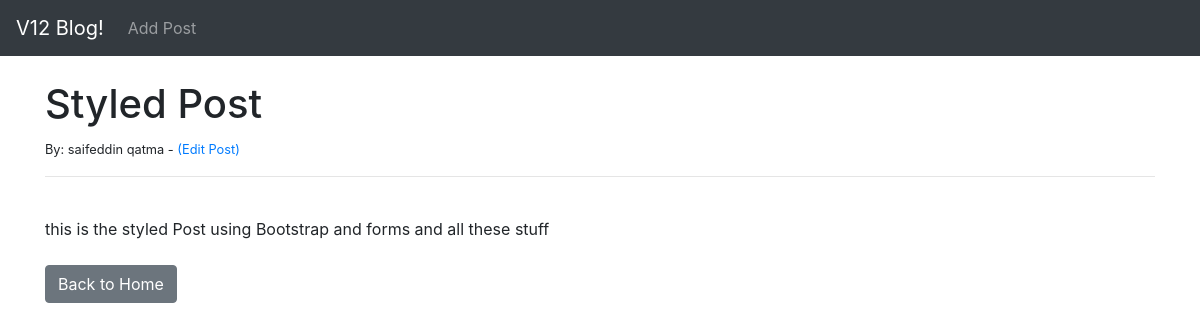
The page /article/7/ on the database as committed earlier.
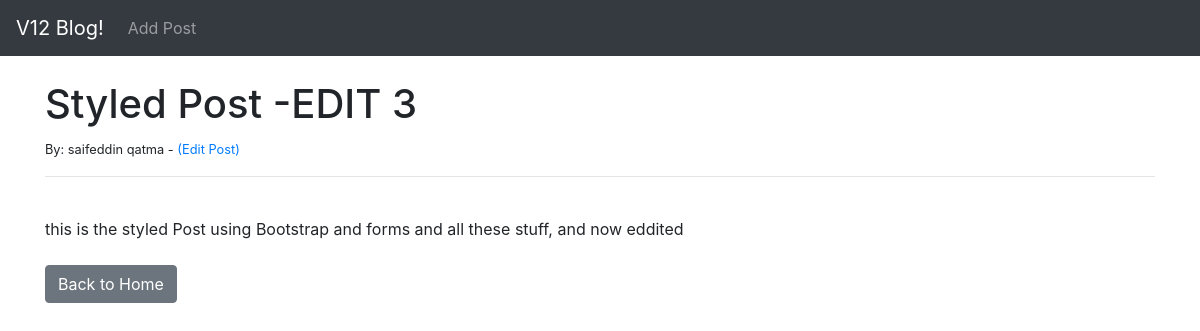
The same page on the database as committed later.
### theblog/models.py (models this page shows, shortened)
class Post(models.Model):
    title = models.CharField(max_length=250)
    title_tag = models.CharField(max_length=250)
    author = models.ForeignKey(User, on_delete=models.CASCADE)
    body = models.TextField()

### theblog/views.py (the view)
# urls.py: path('article/<int:pk>/', ArticleDetailView.as_view(), name='article-detail'),
class ArticleDetailView(DetailView):
    model = Post
    template_name = 'article_details.html'

### theblog/templates/article_details.html (shortened to what this page needs)
{% extends 'base.html' %}
{% block content %}
<h1>{{ post.title}}</h1>
<small>By: {{ post.author.first_name }} {{ post.author.last_name }} - <a href="{% url 'update_post' post.pk %}">(Edit Post)</a></small><br/>
    <hr>
    <br/>
    {{ post.body }}
    <br/><br/>
    <a href="{% url 'home' %}" class="btn btn-secondary">Back to Home</a>
    {% endblock %}

Rows that differ between the two databases and show on the page:
changed Post "saifeddin": title "Styled Post" → "Styled Post -EDIT 3"; body "this is the styled Post using Bootstrap and forms and all these stuff" → "this is the styled Post using Bootstrap and forms and all these stuff, and now eddited"
